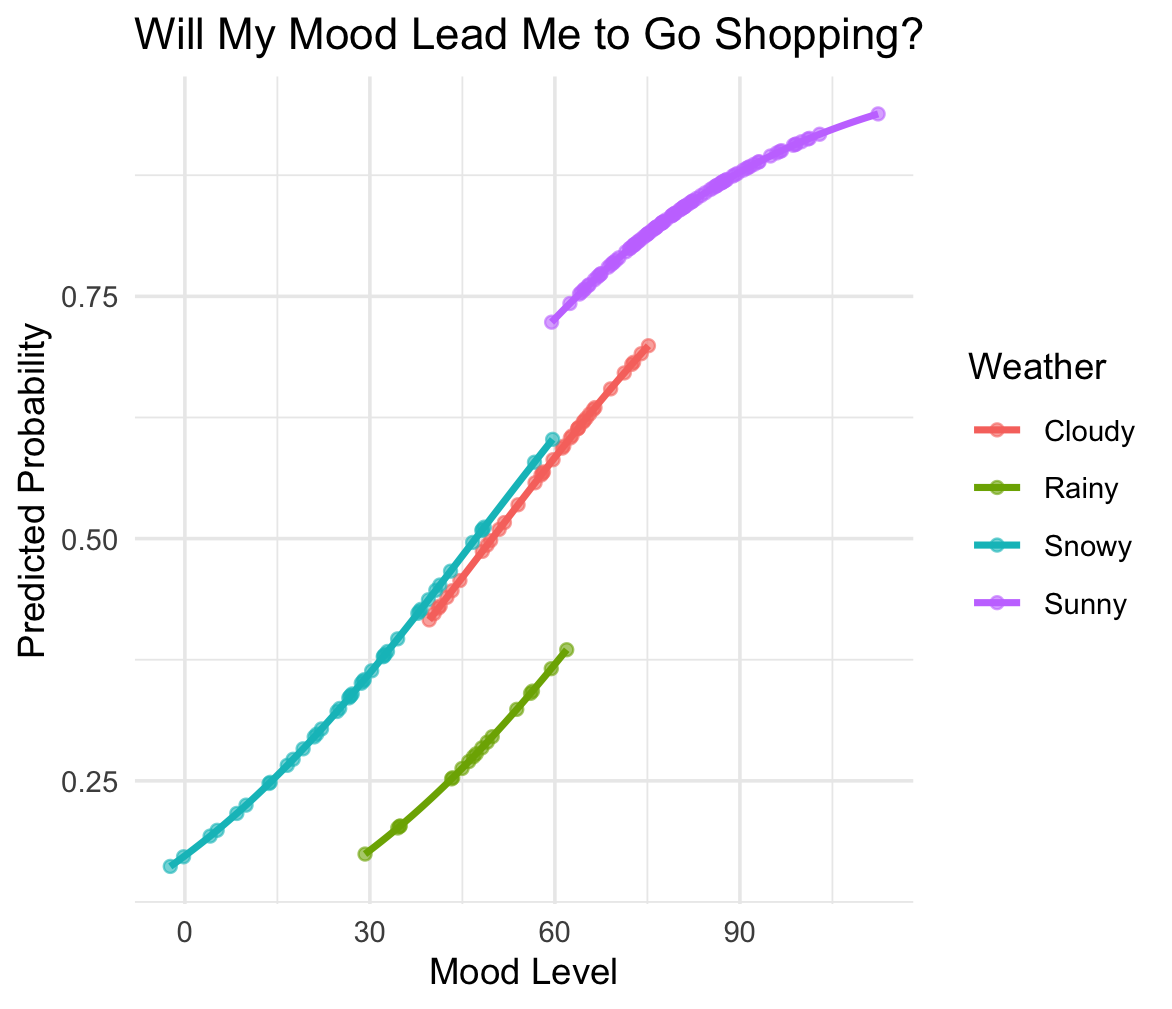

Write R code to recreate this figure.
library(ggplot2)

set.seed(123) # For reproducibility

# Weather conditions and probabilities
weather = c("Sunny", "Rainy", "Snowy", "Cloudy")
weather_probs = c(0.5, 0.1, 0.2, 0.2) # Adjust probabilities as needed
n = 200

# Generate random weather conditions
weather_data = sample(weather, n, replace = TRUE, prob = weather_probs)

# Generate mood levels (scale: 0–100, higher is happier)
mood = ifelse(weather_data == "Sunny", 
               rnorm(n, mean = 80, sd = 10),  # Happy on sunny days
               ifelse(weather_data == "Snowy", 
                      rnorm(n, mean = 30, sd = 15),  # Low mood in snow
                      ifelse(weather_data == "Rainy", 
                             rnorm(n, mean = 50, sd = 10),  # Moderate mood in rain
                             rnorm(n, mean = 60, sd = 10)))) # Slightly better mood in cloudy weather


# Generate decisions (1 = Go Shopping, 0 = Stay Home)
shop_decision = ifelse(mood > 70, 0.9, # High mood = likely to shop
                       ifelse(mood > 50, 0.6, .3)) # Moderate or low mood reduces chances


# Generate decisions (1 = Proceed, 0 = Stop)
decisions = rbinom(n, size = 1, prob = shop_decision)

# Create a data frame
data = data.frame(Weather = weather_data, Mood = mood, Decision = decisions)

# Fit a logistic regression model
model = glm(Decision ~ Weather + Mood, data = data, family = binomial)

# Summarize the model
summary(model)

# Predict probabilities
data$Predicted_Prob = predict(model, type = "response")

# Bar plot of decisions by weather
ggplot(data, aes(x = Weather, fill = factor(Decision))) +
  geom_bar(position = "dodge") +
  labs(title = "Shopping Decisions by Weather Condition",
       x = "Weather", y = "Count",
       fill = "Shopping (1 = Go, 0 = Stay)") +
  theme_minimal()

# Scatter plot of mood vs. predicted probability
ggplot(data, aes(x = Mood, y = Predicted_Prob, color = Weather)) +
  geom_point(alpha = 0.6) +
  geom_smooth(method = "glm", method.args = list(family = binomial), se = FALSE) +
  labs(title = "Will My Mood Lead Me to Go Shopping?",
       x = "Mood Level", y = "Predicted Probability",
       color = "Weather") +
  theme_minimal()
